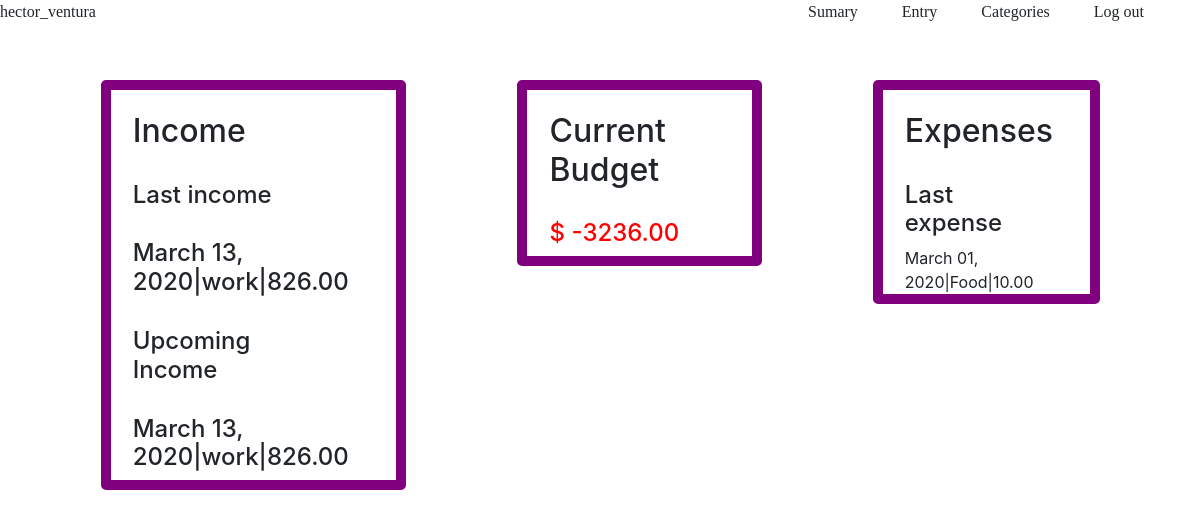
Before: /expenses/report/ (signed in) with the older database file.
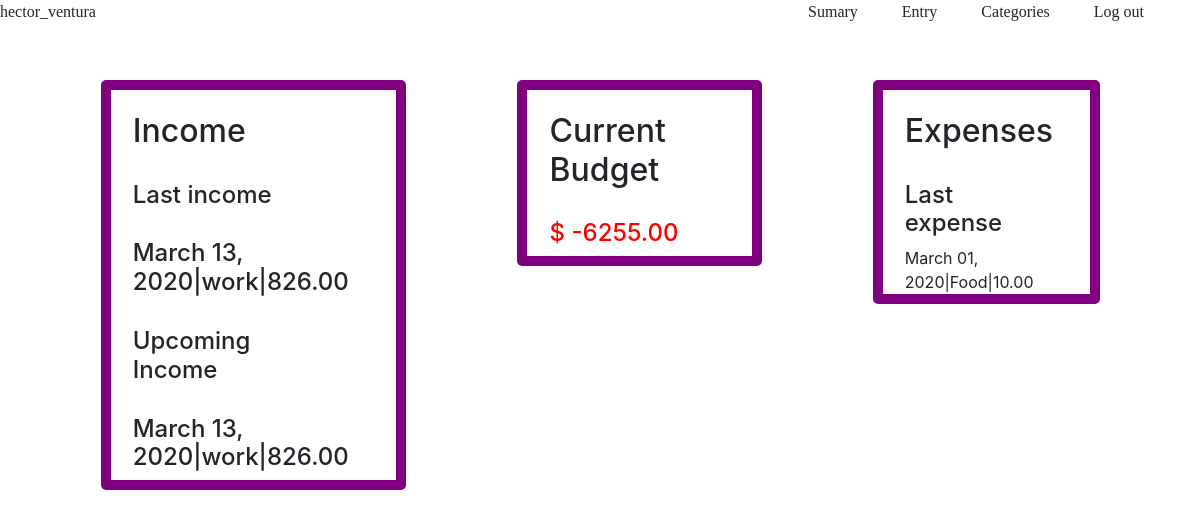
After: the same page with the newer database file.
### account/models.py (models this page shows)
class CustomUser(models.Model):
    user = models.OneToOneField(User, on_delete=models.CASCADE)
    current_balance = models.DecimalField(max_digits=10, decimal_places=2, default=0)

### expenses/views.py (the view)
# urls.py: re_path(r'report/', views.Summary.as_view(), name='report')
class Summary(LoginRequiredMixin, View):
    template_name = 'expenses/report.html'
    def get_last_income(self, user):
        income = Income.objects.filter(user=user)
        if income.exists():
            income = income.order_by('-date').first()
            date = timezone.now()+timedelta(days=income.current_circle)
            date_format = datetime.strftime(date, '%B %d, %Y')
            return '{}|{}|{}'.format(date_format, income.description, income.amount)
        return 'NO INCOME YET :('
    def get_next_income(self, user):
        income = Income.objects.filter(user=user, repition=True).order_by('current_circle').first()
        date = timezone.now()+timedelta(days=income.current_circle)
        date_format = datetime.strftime(date, '%B %d, %Y')
        return '{}|{}|{}'.format(date_format, income.description, income.amount)
    def get(self, request):
        user = request.user
        balance = CustomUser.objects.get(user=user).current_balance
        last_income = self.get_last_income(user)
        next_income = self.get_next_income(user)
        last_entry = Entry.objects.filter(user=user).order_by('-id').last()
        date_format =datetime.strftime(last_entry.date, '%B %d, %Y')
        last_entry = '{}|{}|{}'.format(date_format, last_entry.description, last_entry.price)
        data={
            'last_entry':last_entry,
            'balance':balance,
            'last_income': last_income,
            'next_income': next_income,
            'last_expense': last_entry,
            'next_expense': 'TODO'
        }
        return render(request, self.template_name, data)

### templates/expenses/report.html
{% extends "base.html"%}
{% block body %}
{% load static %}
<link rel="stylesheet" href="{% static 'css\report.css' %}">
<link rel="stylesheet" href="{% static 'css\homePage.css' %}">
<div class="container content">
    <div class="element">
        <h2>Income</h2>
        <h4>Last income</h4>
        <h4>{{last_income}}</h4>
        <h4>Upcoming Income</h4>
        <h4>{{next_income}}</h4>
    </div>
    <div class="element">
        <h2>Current Budget</h2>
        {% if balance > 0 %}
            <h4 class="green">$ {{balance}}</h4>
        {% elif balance == 0  %}
            <h4>$ {{balance}}</h4>
        {% else %}
            <h4 class="red">$ {{balance}}</h4>
        {% endif %}
    </div>
    <div class="element">
        <h2>Expenses</h2>
        <h4>Last expense</h4>
        <div>
            {{last_entry}}
        </div>
    </div>
</div>
{% endblock %}

Changed rows visible on the page:
changed CustomUser: current_balance "-3236.00" → "-6255.00"
